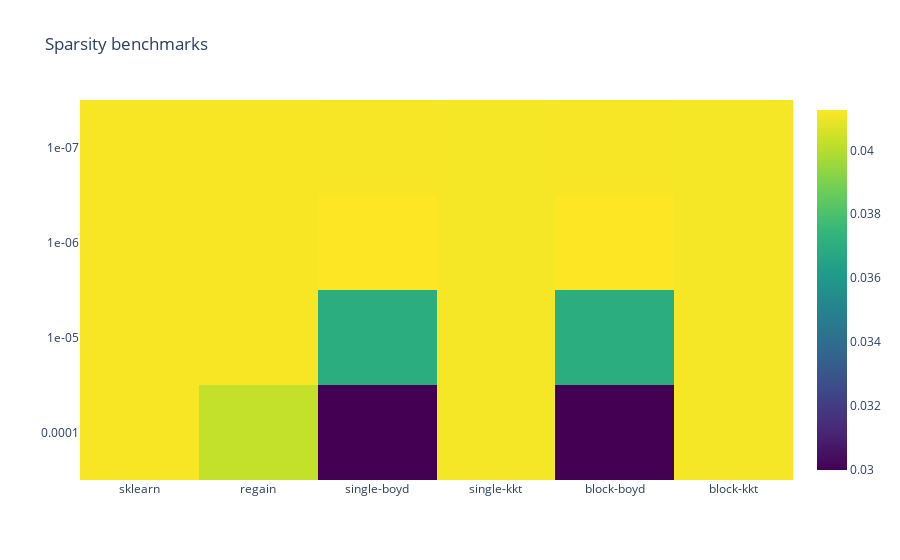

Write notebook code for a chart like this one.
### Markdown cell above
# Sparsity benchmark

### Code cell
fig = go.Figure(data=go.Heatmap(
        z=df["sparsity"],
        x=df["method"],
        y=df["tol"],
        colorscale='Viridis'))

fig.update_layout(
    title='Sparsity benchmarks',
    xaxis_nticks=36)

fig.show()

### Figure 1 — Plotly figure (JSON) as saved in the notebook; plotly's stock layout.template omitted (floating-point values rounded to 4 significant figures)
{"data": [{"colorscale": [[0, "#440154"], [0.1111, "#482878"], [0.2222, "#3e4989"], [0.3333, "#31688e"], [0.4444, "#26828e"], [0.5556, "#1f9e89"], [0.6667, "#35b779"], [0.7778, "#6ece58"], [0.8889, "#b5de2b"], [1, "#fde725"]], "type": "heatmap", "x": ["sklearn", "sklearn", "sklearn", "sklearn", "regain", "regain", "regain", "regain", "regain", "regain", "regain", "regain", "single-boyd", "single-kkt", "single-boyd", "single-kkt", "single-boyd", "single-kkt", "single-boyd", "single-kkt", "single-boyd", "single-kkt", "single-boyd", "single-kkt", "single-boyd", "single-kkt", "single-boyd", "single-kkt", "block-boyd", "block-kkt", "block-boyd", "block-kkt", "block-boyd", "block-kkt", "block-boyd", "block-kkt", "block-boyd", "block-kkt", "block-boyd", "block-kkt", "block-boyd", "block-kkt", "block-boyd", "block-kkt"], "y": ["0.0001", "1e-05", "1e-06", "1e-07", "0.0001", "0.0001", "1e-05", "1e-05", "1e-06", "1e-06", "1e-07", "1e-07", "0.0001", "0.0001", "0.0001", "0.0001", "1e-05", "1e-05", "1e-05", "1e-05", "1e-06", "1e-06", "1e-06", "1e-06", "1e-07", "1e-07", "1e-07", "1e-07", "0.0001", "0.0001", "0.0001", "0.0001", "1e-05", "1e-05", "1e-05", "1e-05", "1e-06", "1e-06", "1e-06", "1e-06", "1e-07", "1e-07", "1e-07", "1e-07"], "z": [0.04117, 0.04117, 0.04117, 0.04117, 0.03914, 0.04025, 0.04025, 0.04117, 0.04025, 0.04117, 0.04025, 0.04117, 0.02998, 0.04113, 0.02998, 0.04113, 0.03702, 0.04112, 0.03702, 0.04112, 0.04127, 0.04112, 0.04126, 0.04112, 0.0412, 0.04112, 0.04115, 0.04112, 0.02998, 0.04113, 0.02998, 0.04113, 0.03702, 0.04112, 0.03702, 0.04112, 0.04127, 0.04112, 0.04126, 0.04112, 0.0412, 0.04112, 0.04115, 0.04112]}], "layout": {"title": {"text": "Sparsity benchmarks"}, "xaxis": {"nticks": 36}}}
